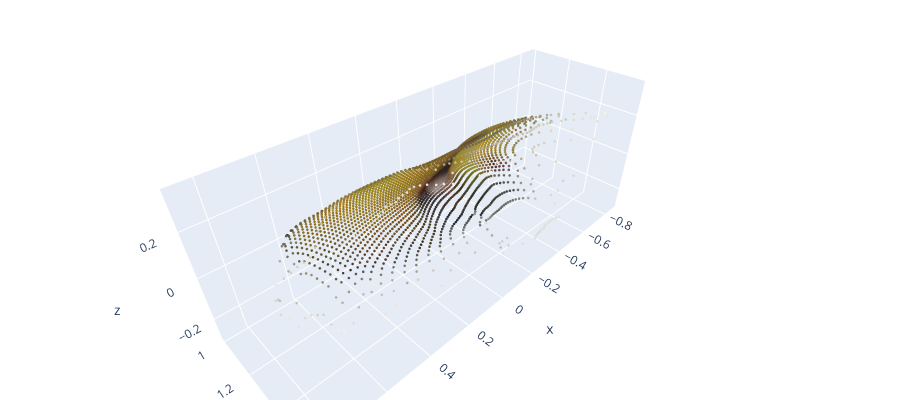

The notebook cell saved with this chart:
### Markdown cell above
primero lo probamos con una foto de test del dataset

### Code cell
clasificar(arch_te[0]).show()

### Figure 1 — Plotly figure (JSON) as saved in the notebook; plotly's stock layout.template omitted (floating-point values rounded to 4 significant figures; data arrays with more than 128 entries replaced by an {"elided": "..."} marker saying what was removed)
{"data": [{"marker": {"color": {"elided": "2420 str values"}, "size": 1.5}, "mode": "markers", "type": "scatter3d", "x": {"elided": "2420 float values"}, "y": {"elided": "2420 float values"}, "z": {"elided": "2420 float values"}}], "layout": {"height": 400, "margin": {"b": 0, "l": 0, "r": 0, "t": 0}, "scene": {"aspectmode": "data"}}}
